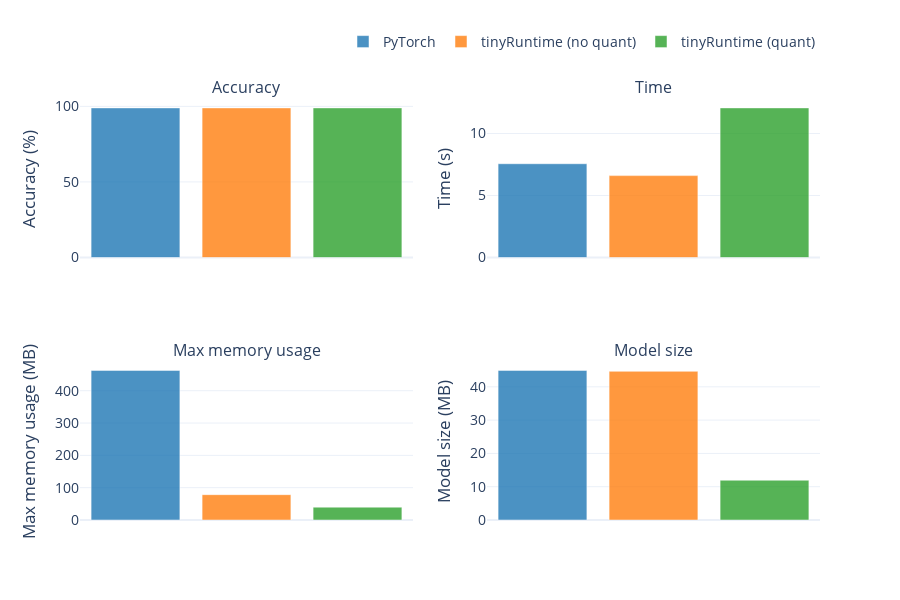

Source (notebook cell):
### Markdown cell above
## ARM

### Code cell
#| label: fig-arm
#| fig-cap: "Performance comparison on ARM"

df_arm = df[df["Architecture"] == "arm64"]
plot_perf_comp(df_arm, "plotly_white")

### Figure 1 — Plotly figure (JSON) as saved in the notebook; plotly's stock layout.template omitted (floating-point values rounded to 4 significant figures)
{"data": [{"marker": {"color": "rgba(31, 119, 180, 0.8)"}, "name": "PyTorch", "showlegend": true, "type": "bar", "x": ["PyTorch"], "xaxis": "x", "y": [99], "yaxis": "y"}, {"marker": {"color": "rgba(255, 127, 14, 0.8)"}, "name": "tinyRuntime (no quant)", "showlegend": true, "type": "bar", "x": ["tinyRuntime (no quant)"], "xaxis": "x", "y": [99], "yaxis": "y"}, {"marker": {"color": "rgba(44, 160, 44, 0.8)"}, "name": "tinyRuntime (quant)", "showlegend": true, "type": "bar", "x": ["tinyRuntime (quant)"], "xaxis": "x", "y": [99], "yaxis": "y"}, {"marker": {"color": "rgba(31, 119, 180, 0.8)"}, "name": "PyTorch", "showlegend": false, "type": "bar", "x": ["PyTorch"], "xaxis": "x2", "y": [7.564], "yaxis": "y2"}, {"marker": {"color": "rgba(255, 127, 14, 0.8)"}, "name": "tinyRuntime (no quant)", "showlegend": false, "type": "bar", "x": ["tinyRuntime (no quant)"], "xaxis": "x2", "y": [6.604], "yaxis": "y2"}, {"marker": {"color": "rgba(44, 160, 44, 0.8)"}, "name": "tinyRuntime (quant)", "showlegend": false, "type": "bar", "x": ["tinyRuntime (quant)"], "xaxis": "x2", "y": [12.07], "yaxis": "y2"}, {"marker": {"color": "rgba(31, 119, 180, 0.8)"}, "name": "PyTorch", "showlegend": false, "type": "bar", "x": ["PyTorch"], "xaxis": "x3", "y": [463.0], "yaxis": "y3"}, {"marker": {"color": "rgba(255, 127, 14, 0.8)"}, "name": "tinyRuntime (no quant)", "showlegend": false, "type": "bar", "x": ["tinyRuntime (no quant)"], "xaxis": "x3", "y": [78.38], "yaxis": "y3"}, {"marker": {"color": "rgba(44, 160, 44, 0.8)"}, "name": "tinyRuntime (quant)", "showlegend": false, "type": "bar", "x": ["tinyRuntime (quant)"], "xaxis": "x3", "y": [39.83], "yaxis": "y3"}, {"marker": {"color": "rgba(31, 119, 180, 0.8)"}, "name": "PyTorch", "showlegend": false, "type": "bar", "x": ["PyTorch"], "xaxis": "x4", "y": [44.94], "yaxis": "y4"}, {"marker": {"color": "rgba(255, 127, 14, 0.8)"}, "name": "tinyRuntime (no quant)", "showlegend": false, "type": "bar", "x": ["tinyRuntime (no quant)"], "xaxis": "x4", "y": [44.66], "yaxis": "y4"}, {"marker": {"color": "rgba(44, 160, 44, 0.8)"}, "name": "tinyRuntime (quant)", "showlegend": false, "type": "bar", "x": ["tinyRuntime (quant)"], "xaxis": "x4", "y": [11.95], "yaxis": "y4"}], "layout": {"annotations": [{"font": {"size": 16}, "showarrow": false, "text": "Accuracy", "x": 0.225, "xanchor": "center", "xref": "paper", "y": 1, "yanchor": "bottom", "yref": "paper"}, {"font": {"size": 16}, "showarrow": false, "text": "Time", "x": 0.775, "xanchor": "center", "xref": "paper", "y": 1, "yanchor": "bottom", "yref": "paper"}, {"font": {"size": 16}, "showarrow": false, "text": "Max memory usage", "x": 0.225, "xanchor": "center", "xref": "paper", "y": 0.375, "yanchor": "bottom", "yref": "paper"}, {"font": {"size": 16}, "showarrow": false, "text": "Model size", "x": 0.775, "xanchor": "center", "xref": "paper", "y": 0.375, "yanchor": "bottom", "yref": "paper"}], "font": {"size": 14}, "height": 600, "legend": {"itemclick": false, "itemdoubleclick": false, "orientation": "h", "x": 1, "xanchor": "right", "y": 1.1, "yanchor": "bottom"}, "width": 900, "xaxis": {"anchor": "y", "autorange": true, "domain": [0, 0.45], "range": [-0.5, 2.5], "showticklabels": false, "type": "category"}, "xaxis2": {"anchor": "y2", "autorange": true, "domain": [0.55, 1], "range": [-0.5, 2.5], "showticklabels": false, "type": "category"}, "xaxis3": {"anchor": "y3", "autorange": true, "domain": [0, 0.45], "range": [-0.5, 2.5], "showticklabels": false, "type": "category"}, "xaxis4": {"anchor": "y4", "autorange": true, "domain": [0.55, 1], "range": [-0.5, 2.5], "showticklabels": false, "type": "category"}, "yaxis": {"anchor": "x", "autorange": true, "domain": [0.625, 1], "range": [0, 104.2], "title": {"text": "Accuracy (%)"}, "type": "linear"}, "yaxis2": {"anchor": "x2", "autorange": true, "domain": [0.625, 1], "range": [0, 12.7], "title": {"text": "Time (s)"}, "type": "linear"}, "yaxis3": {"anchor": "x3", "autorange": true, "domain": [0, 0.375], "range": [0, 487.3], "title": {"text": "Max memory usage (MB)"}, "type": "linear"}, "yaxis4": {"anchor": "x4", "autorange": true, "domain": [0, 0.375], "range": [0, 47.3], "title": {"text": "Model size (MB)"}, "type": "linear"}}}
